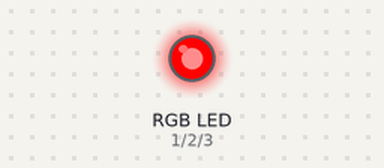
Simulated run of this sketch. Board: Arduino Uno, built with avr-gcc and run on an emulated ATmega328P. Parts: an RGB LED mixed from three pins (HIGH = lit).

Above: at 1.5 s.
At 3.5 s:
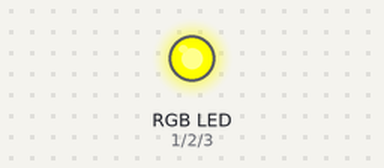
At 5.5 s:
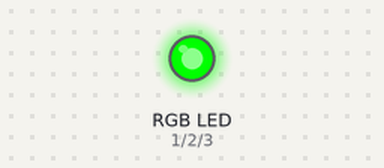
Timing chart, 0 to 10.4 s (numbered marks = the images above):
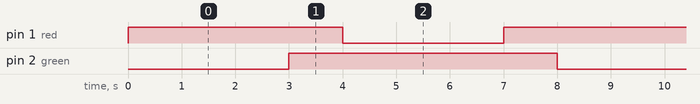

Measured:
- by itself, pin 1 (red): repeats every 8.0 s: LOW 3.0 s, HIGH 5.0 s
- by itself, pin 2 (green): alternates HIGH for 5.0 s and LOW for 3.0 s
- by itself, everything shown: repeats every 8.0 s, in 4 steps

The sketch:

z11_rgb_traffic_light1.ino
```cpp
// C++ code
//
int red = 1;
int green = 2;
int blue = 3;

void setup()
{
  pinMode(red, OUTPUT);
  pinMode(green, OUTPUT);
  pinMode(blue, OUTPUT);
}

void loop()
{	//crvena
  digitalWrite(red, HIGH);
  digitalWrite(green , LOW);
  digitalWrite(blue, LOW);
  delay(3000);
  //zuta
  digitalWrite(red, HIGH);
  digitalWrite(green , HIGH);
  digitalWrite(blue, LOW);
  delay(1000);
  //zelena
  digitalWrite(red, LOW);
  digitalWrite(green , HIGH);
  digitalWrite(blue, LOW);
  delay(3000);
  // zuta
  digitalWrite(red, HIGH);
  digitalWrite(green , HIGH);
  digitalWrite(blue, LOW);
  delay(1000);


}
```
